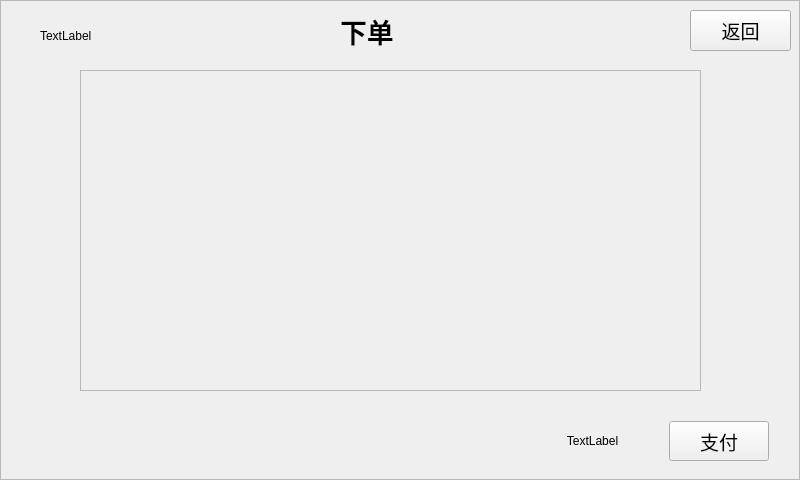
<?xml version="1.0" encoding="UTF-8"?>
<ui version="4.0">
 <class>Order</class>
 <widget class="QMainWindow" name="Order">
  <property name="geometry">
   <rect>
    <x>0</x>
    <y>0</y>
    <width>800</width>
    <height>480</height>
   </rect>
  </property>
  <property name="windowTitle">
   <string>MainWindow</string>
  </property>
  <widget class="QWidget" name="centralwidget">
   <widget class="QFrame" name="frame_shipping">
    <property name="geometry">
     <rect>
      <x>0</x>
      <y>0</y>
      <width>800</width>
      <height>480</height>
     </rect>
    </property>
    <property name="frameShape">
     <enum>QFrame::StyledPanel</enum>
    </property>
    <property name="frameShadow">
     <enum>QFrame::Raised</enum>
    </property>
    <widget class="QLabel" name="labe_order">
     <property name="geometry">
      <rect>
       <x>340</x>
       <y>10</y>
       <width>61</width>
       <height>41</height>
      </rect>
     </property>
     <property name="font">
      <font>
       <family>Ubuntu</family>
       <pointsize>20</pointsize>
       <weight>75</weight>
       <bold>true</bold>
       <underline>false</underline>
      </font>
     </property>
     <property name="text">
      <string>下单</string>
     </property>
     <property name="wordWrap">
      <bool>false</bool>
     </property>
    </widget>
    <widget class="QLabel" name="label_number">
     <property name="geometry">
      <rect>
       <x>40</x>
       <y>20</y>
       <width>111</width>
       <height>31</height>
      </rect>
     </property>
     <property name="styleSheet">
      <string notr="true"/>
     </property>
     <property name="text">
      <string>TextLabel</string>
     </property>
    </widget>
    <widget class="QPushButton" name="pushButton_ru">
     <property name="geometry">
      <rect>
       <x>690</x>
       <y>10</y>
       <width>101</width>
       <height>41</height>
      </rect>
     </property>
     <property name="font">
      <font>
       <pointsize>14</pointsize>
      </font>
     </property>
     <property name="styleSheet">
      <string notr="true"/>
     </property>
     <property name="text">
      <string>返回</string>
     </property>
    </widget>
    <widget class="QWidget" name="layoutWidget">
     <property name="geometry">
      <rect>
       <x>530</x>
       <y>420</y>
       <width>239</width>
       <height>42</height>
      </rect>
     </property>
     <layout class="QHBoxLayout" name="horizontalLayout">
      <item>
       <widget class="QLabel" name="label_money">
        <property name="minimumSize">
         <size>
          <width>125</width>
          <height>40</height>
         </size>
        </property>
        <property name="text">
         <string>TextLabel</string>
        </property>
        <property name="alignment">
         <set>Qt::AlignCenter</set>
        </property>
       </widget>
      </item>
      <item>
       <spacer name="horizontalSpacer">
        <property name="orientation">
         <enum>Qt::Horizontal</enum>
        </property>
        <property name="sizeHint" stdset="0">
         <size>
          <width>13</width>
          <height>20</height>
         </size>
        </property>
       </spacer>
      </item>
      <item>
       <widget class="QPushButton" name="pushButton_shopping">
        <property name="minimumSize">
         <size>
          <width>100</width>
          <height>40</height>
         </size>
        </property>
        <property name="font">
         <font>
          <pointsize>14</pointsize>
         </font>
        </property>
        <property name="styleSheet">
         <string notr="true"/>
        </property>
        <property name="text">
         <string>支付</string>
        </property>
       </widget>
      </item>
     </layout>
    </widget>
    <widget class="QScrollArea" name="scrollArea">
     <property name="geometry">
      <rect>
       <x>80</x>
       <y>70</y>
       <width>621</width>
       <height>321</height>
      </rect>
     </property>
     <property name="widgetResizable">
      <bool>true</bool>
     </property>
     <widget class="QWidget" name="show_order_area">
      <property name="geometry">
       <rect>
        <x>0</x>
        <y>0</y>
        <width>619</width>
        <height>319</height>
       </rect>
      </property>
     </widget>
    </widget>
   </widget>
  </widget>
 </widget>
 <resources/>
 <connections/>
</ui>
